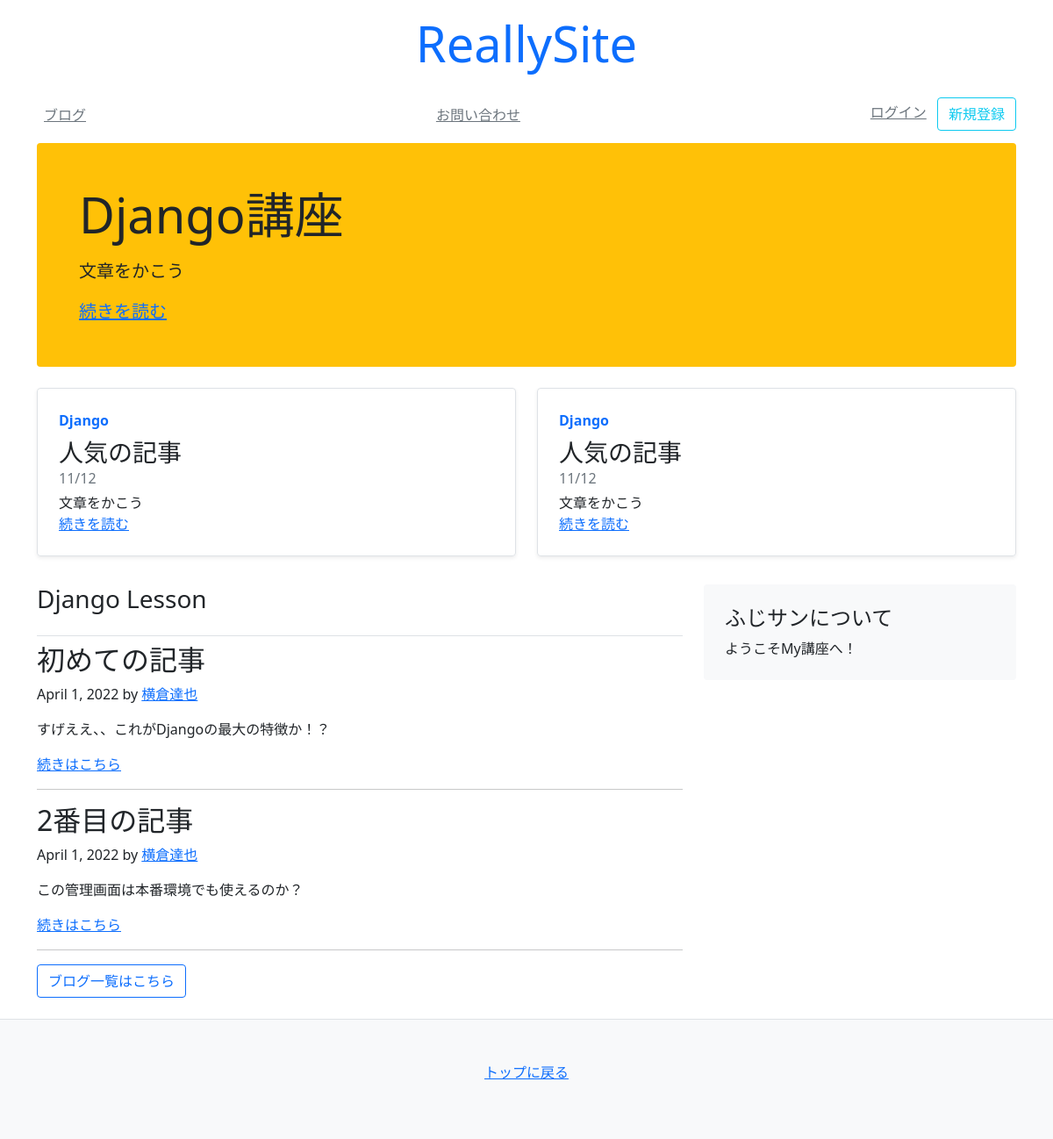
The app's page /, older data.
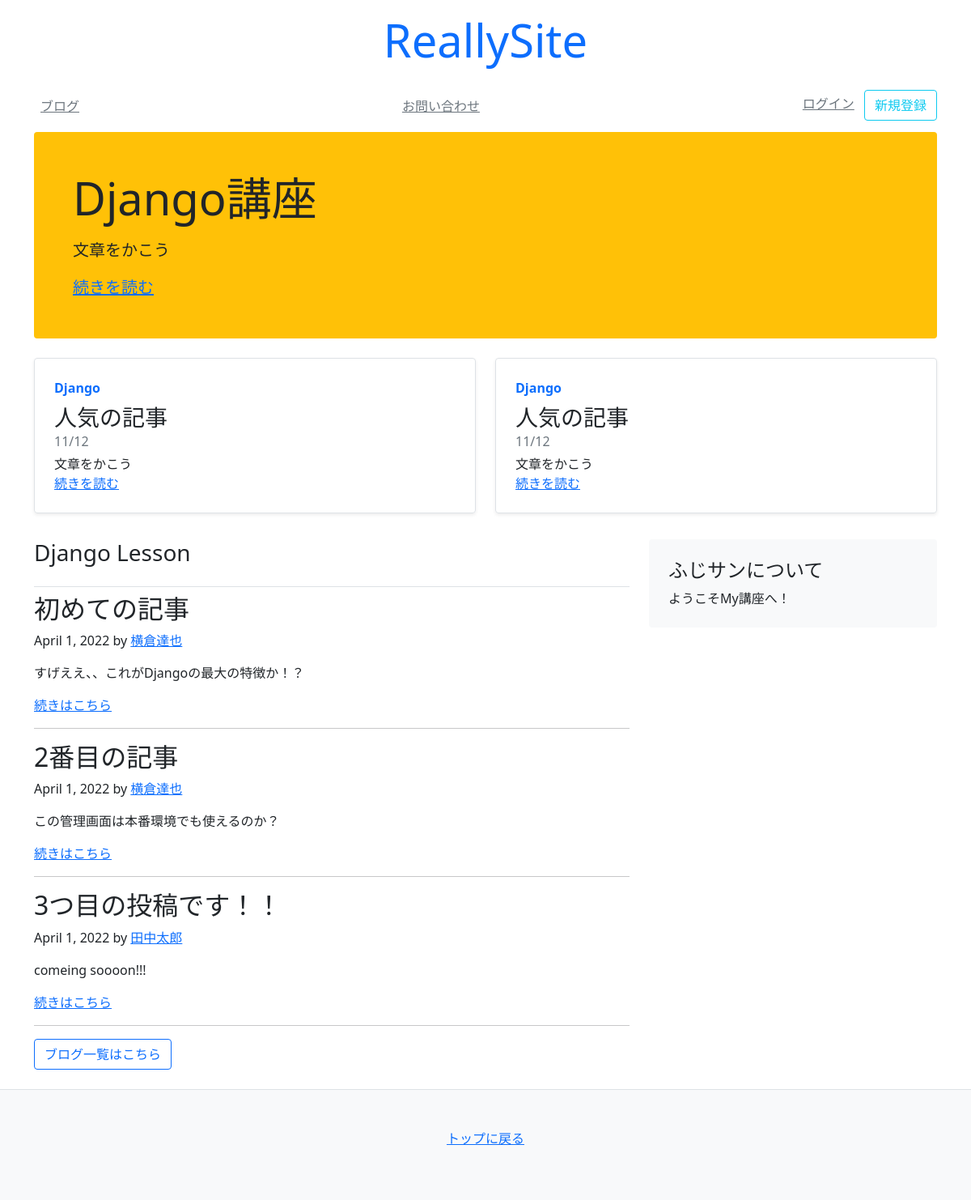
The same page, newer data.
### blog/models.py (models this page shows)
class Article(models.Model):
    title = models.CharField(default="", max_length=30)
    text = models.TextField(default="")
    author = models.CharField(default="", max_length=30)
    created_at = models.DateField(auto_now_add=True)
    updated_at = models.DateField(auto_now=True)

### mysite/views.py (the view)
# urls.py: path('', views.index),
def index(request):
    objs = Article.objects.all()[:3]
    context = {
        'title': 'Really site!!',
        'articles': objs,
    }
    return render(request, 'mysite/index.html', context)

### templates/mysite/index.html
{% extends 'mysite/base.html' %} {% block content %}
<div class="container">
  <div class="p-4 p-md-5 mb-4 rounded bg-warning">
    <div class="col-md-6 px-0">
      <h1 class="display-4 font-italic">Django講座</h1>
      <p class="lead my-3">文章をかこう</p>
      <p class="lead mb-0">
        <a href="#" class="font-weight-bold">続きを読む</a>
      </p>
    </div>
  </div>
  <div class="row mb-2">
    <div class="col-md-6">
      <div
        class="row g-0 border rounded overflow-hidden flex-md-row mb-4 shadow-sm h-md-250 position-relative"
      >
        <div class="col p-4 d-flex flex-column position-static">
          <strong class="d-inline-block mb-2 text-primary">Django</strong>
          <h3 class="mb-0">人気の記事</h3>
          <div class="mb-1 text-muted">11/12</div>
          <p class="card-text mb-auto">文章をかこう</p>
          <a href="#" class="stretched-link">続きを読む</a>
        </div>
      </div>
    </div>
    <div class="col-md-6">
      <div
        class="row g-0 border rounded overflow-hidden flex-md-row mb-4 shadow-sm h-md-250 position-relative"
      >
        <div class="col p-4 d-flex flex-column position-static">
          <strong class="d-inline-block mb-2 text-primary">Django</strong>
          <h3 class="mb-0">人気の記事</h3>
          <div class="mb-1 text-muted">11/12</div>
          <p class="card-text mb-auto">文章をかこう</p>
          <a href="#" class="stretched-link">続きを読む</a>
        </div>
      </div>
    </div>
  </div>
</div>
<main class="container">
  <div class="row">
    <div class="col-md-8">
      <h3 class="pb-4 font-italic border-bottom">Django Lesson</h3>
      {% for obj in articles %}
      <div class="blog-post">
        <h2 class="blog-post-title">{{ obj.title }}</h2>
        <p class="blog-post-meta">
          {{ obj.created_at }} by
          <a href="#">{{ obj.author }}</a>
        </p>
        <p>{{ obj.text }}</p>
        <a href="/blog/{{obj.id}}">続きはこちら</a>
      </div>
      <hr />
      {% endfor %}
      <nav class="blog-pagination">
        <a class="btn btn-outline-primary" href="/blog">ブログ一覧はこちら</a>
      </nav>
    </div>
    {% include 'mysite/snippets/sidebar.html' %}
  </div>
</main>
{% endblock %}

Row changes from the older to the newer data that the page shows:
added Article: title "3つ目の投稿です！！", created_at "April 1, 2022", author "田中太郎", text "comeing soooon!!!"
